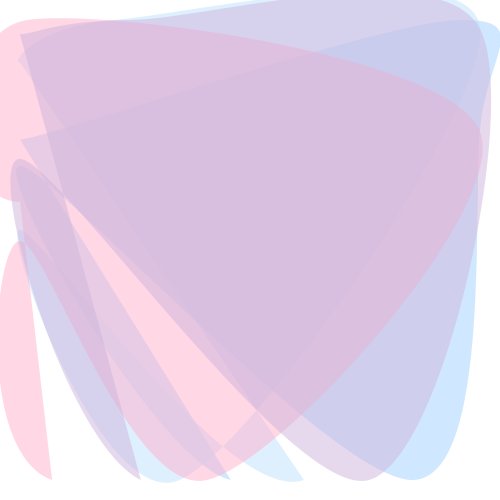
Frame 1 (no input)
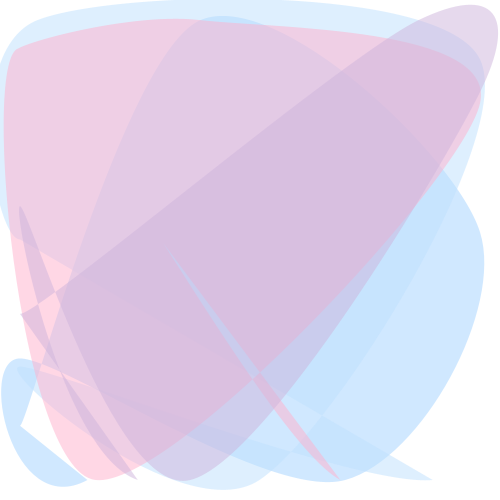
Frame 2 (the mouse pressed at the canvas centre, redrawn once)

The Processing sketch that drew these frames (run headless with seeded random() and noise(); the mouse was pressed at the canvas centre and the sketch redrawn once):

// Processing sketch: image_text_iteration_3
// ── image_text_iteration_3.pde
// Define the colors with an alpha value for transparency
color[] colors = {
  color(162, 210, 255, 128), // Slightly transparent
  color(189, 224, 254, 128),
  color(255, 175, 204, 128),
  color(205, 180, 219, 128)
};

void setup() {
  size(500, 500);
  noLoop();
  noStroke();
  smooth();
 
}

void draw() {
  background(255); // White background

  // Draw shapes
  for (int i = 0; i < colors.length; i++) {
    fill(colors[i]);
    beginShape();
    // Use random points at the edges of the canvas to ensure full coverage
    float edgeBuffer = 20; // Buffer to avoid cutting off shapes at the edges
    for (int j = 0; j < 8; j++) { // Increase vertices for a more irregular shape
      float x, y;
      if (j % 2 == 0) {
        // Place vertices on the edges
        x = random(edgeBuffer, width - edgeBuffer);
        y = (j < 4) ? edgeBuffer : height - edgeBuffer;
      } else {
        // Place vertices on the top and bottom
        x = (j == 1 || j == 5) ? edgeBuffer : width - edgeBuffer;
        y = random(edgeBuffer, height - edgeBuffer);
      }
      curveVertex(x, y);
    }
    endShape(CLOSE);
  }
  
  save("iteration_3.jpg");
}
